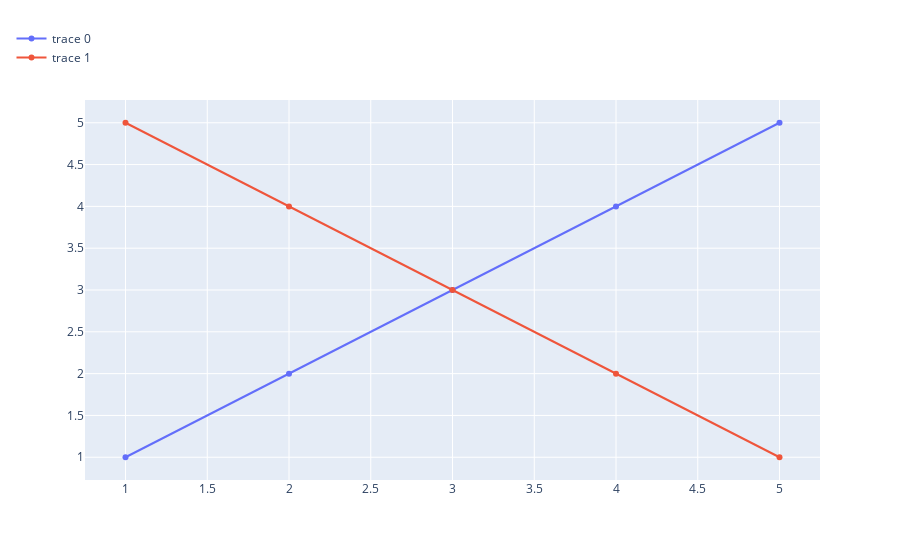

The notebook cell this image was saved under:
### Markdown cell above
<h4 id="Legend-Position">Legend Position<a class="anchor-link" href="#Legend-Position">¶</a></h4>

### Code cell
import plotly.graph_objects as go

fig = go.Figure()

fig.add_trace(go.Scatter(
    x=[1, 2, 3, 4, 5],
    y=[1, 2, 3, 4, 5],
))

fig.add_trace(go.Scatter(
    x=[1, 2, 3, 4, 5],
    y=[5, 4, 3, 2, 1],
))

fig.update_layout(legend=dict(x=-.1, y=1.2))

fig.show()

### Figure 1 — Plotly figure (JSON) as saved in the notebook; plotly's stock layout.template omitted (floating-point values rounded to 4 significant figures)
{"data": [{"type": "scatter", "x": [1, 2, 3, 4, 5], "y": [1, 2, 3, 4, 5]}, {"type": "scatter", "x": [1, 2, 3, 4, 5], "y": [5, 4, 3, 2, 1]}], "layout": {"legend": {"x": -0.1, "y": 1.2}}}
